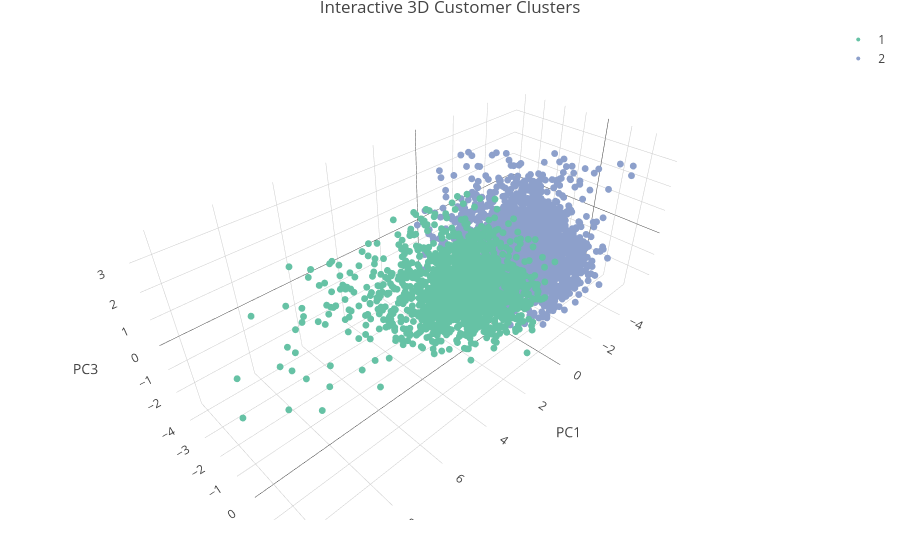

Here is the notebook cell this chart was saved with:
### Markdown cell above
## Interactive 3D PCA Visualization

### Code cell
pca3_model <- prcomp(
  X_scaled,
  center = FALSE,
  scale. = FALSE
)

pca3_data <- as.data.frame(
  pca3_model$x[, 1:3]
)

names(pca3_data) <- c(
  "PC1_3D",
  "PC2_3D",
  "PC3_3D"
)

customer_data$PC1_3D <- pca3_data$PC1_3D
customer_data$PC2_3D <- pca3_data$PC2_3D
customer_data$PC3_3D <- pca3_data$PC3_3D

interactive_plot <- plot_ly(
  customer_data,
  x = ~PC1_3D,
  y = ~PC2_3D,
  z = ~PC3_3D,
  color = ~KMeans_Cluster,
  type = "scatter3d",
  mode = "markers",
  marker = list(size = 4),
  text = ~paste(
    "Customer:", CustomerID,
    "<br>Recency:", round(Recency, 1),
    "<br>Frequency:", Frequency,
    "<br>Monetary:", round(Monetary, 2)
  ),
  hoverinfo = "text"
) %>%
  layout(
    title = "Interactive 3D Customer Clusters",
    scene = list(
      xaxis = list(title = "PC1"),
      yaxis = list(title = "PC2"),
      zaxis = list(title = "PC3")
    )
  )

interactive_plot

### Figure 1 — Plotly figure (JSON) as saved in the notebook; plotly's stock layout.template omitted (floating-point values rounded to 4 significant figures; data arrays with more than 128 entries replaced by an {"elided": "..."} marker saying what was removed)
{"data": [{"x": {"elided": "1625 float values"}, "y": {"elided": "1625 float values"}, "z": {"elided": "1625 float values"}, "mode": "markers", "marker": {"color": "rgba(102,194,165,1)", "size": 4, "line": {"color": "rgba(102,194,165,1)"}}, "text": {"elided": "1625 str values"}, "hoverinfo": {"elided": "1625 str values"}, "type": "scatter3d", "name": "1", "textfont": {"color": "rgba(102,194,165,1)"}, "error_y": {"color": "rgba(102,194,165,1)"}, "error_x": {"color": "rgba(102,194,165,1)"}, "line": {"color": "rgba(102,194,165,1)"}}, {"x": {"elided": "2713 float values"}, "y": {"elided": "2713 float values"}, "z": {"elided": "2713 float values"}, "mode": "markers", "marker": {"color": "rgba(141,160,203,1)", "size": 4, "line": {"color": "rgba(141,160,203,1)"}}, "text": {"elided": "2713 str values"}, "hoverinfo": {"elided": "2713 str values"}, "type": "scatter3d", "name": "2", "textfont": {"color": "rgba(141,160,203,1)"}, "error_y": {"color": "rgba(141,160,203,1)"}, "error_x": {"color": "rgba(141,160,203,1)"}, "line": {"color": "rgba(141,160,203,1)"}}], "layout": {"margin": {"b": 40, "l": 60, "t": 25, "r": 10}, "title": "Interactive 3D Customer Clusters", "scene": {"xaxis": {"title": "PC1"}, "yaxis": {"title": "PC2"}, "zaxis": {"title": "PC3"}}, "hovermode": "closest", "showlegend": true}}
